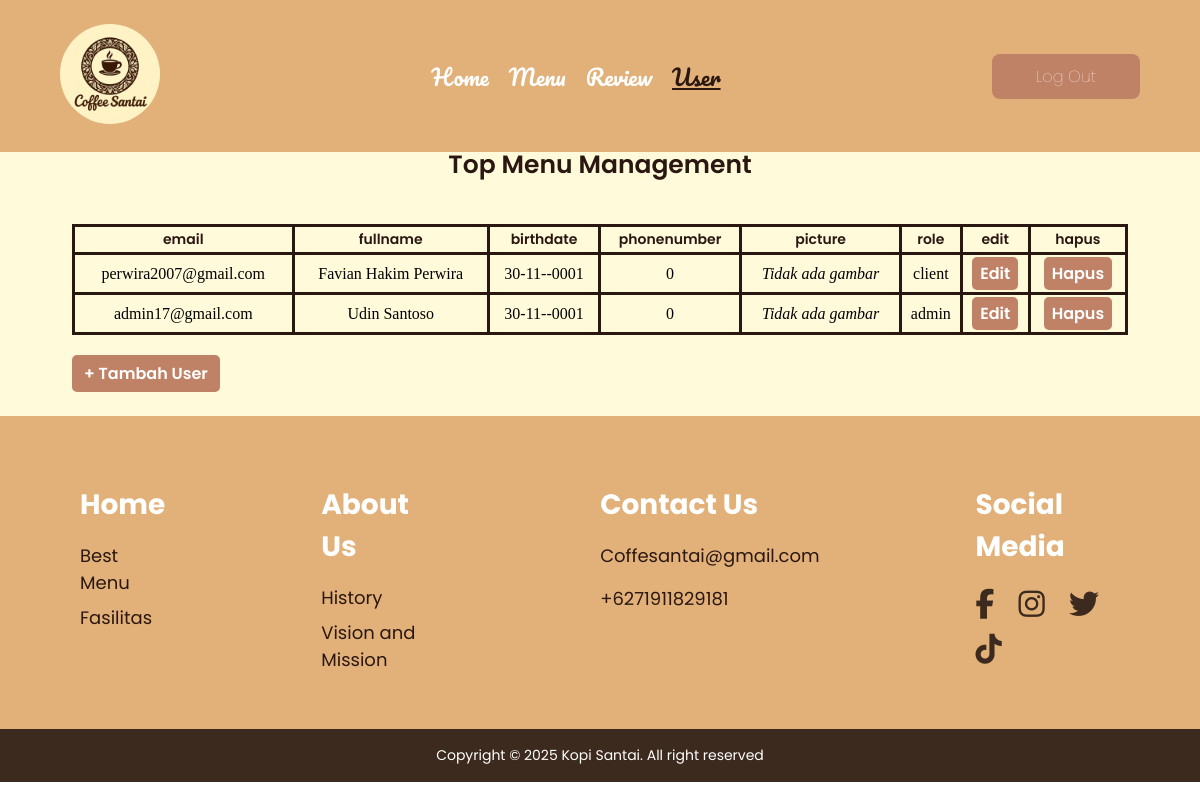
Screenshot of /admin/user.php (signed in) with the database file from the repository.
### tables this page shows
CREATE TABLE `users` (
  `id` int(11) NOT NULL,
  `email` varchar(100) NOT NULL,
  `password` varchar(100) NOT NULL,
  `fullname` varchar(100) NOT NULL,
  `birthdate` date NOT NULL,
  `phonenumber` int(100) NOT NULL,
  `picture` varchar(100) NOT NULL,
  `role` varchar(100) NOT NULL
);

### admin/user.php (the view, shortened to what this page needs)
<?php
    require_once __DIR__ . '/../inc/db.php';
    $sql = "SELECT * FROM users";
    $result = $conn->query($sql);
    $users = [];
    if ($result && $result->num_rows > 0) {
            $users = $result->fetch_all(MYSQLI_ASSOC);
    } else {
            "data not found";
    }
?>
<!DOCTYPE html>
<html lang="en">
<head>
    <link rel="stylesheet" href="../css/ad.css">
    <link rel="stylesheet" href="https://cdnjs.cloudflare.com/ajax/libs/font-awesome/6.5.0/css/all.min.css"/>
</head>
<body>
    <header class="header">
        <div class="logo">
            <img src="../image/logo.jpg" alt="Logo" width="100" height="100">
        </div>
        <nav class="navbar">
            <a href="index.php">Home</a>
            <a href="menu.php">Menu</a>
            <a href="review.php">Review</a>
            <a href="user.php" class="active">User</a>
        </nav>
        <div class="logout">
            <a href="logout.php">Log Out</a>
        </div>
    </header>
    <main class="main">
        <div class="section-header">
            <h2>Top Menu Management</h2>
        </div>
        <table class="table" border="1" cellspacing="0" cellpadding="8">
            <tr>
                <td><h3>email</h3></td>
                <td><h3>fullname</h3></td>
                <td><h3>birthdate</h3></td>
                <td><h3>phonenumber</h3></td>
                <td><h3>picture</h3></td>
                <td><h3>role</h3></td>
                <td><h3>edit</h3></td>
                <td><h3>hapus</h3></td>
            </tr>
            <?php if (!empty($users)): ?>
                <?php foreach ($users as $user): ?>
                    <tr>
                        <td><?= htmlspecialchars($user['email']); ?></td>
                        <td><?= htmlspecialchars($user['fullname']); ?></td>
                        <td><?= date('d-m-Y', strtotime($user['birthdate']));?></td>
                        <td><?= number_format($user['phonenumber'], 0, ',', '.'); ?></td>
                        <td>
                            <?php if (!empty($menu['gambar'])): ?>
                                <img src="../image/<?= htmlspecialchars($user['gambar']); ?>" alt="Gambar" width="80">
                            <?php else: ?>
                                <em>Tidak ada gambar</em>
                            <?php endif; ?>
                        </td>
                        <td><?= htmlspecialchars($user['role']); ?></td>
                        <td><a href="edit_top_menu.php?id=<?= $user['id']; ?>">Edit</a></td>
                        <td><a href="delete_user.php?id=<?= $user['id']; ?>">Hapus</a></td>
                    </tr>
                <?php endforeach; ?>
            <?php else: ?>
                <tr>
                    <td colspan="4" style="text-align:center;">Tidak ada data ditemukan</td>
                </tr>
            <?php endif; ?>
        </table>
        <div class="add-menu">
            <a href="add_top_menu.php" class="btn-add">+ Tambah User</a>
        </div>
    </main>
    <footer class="footer">
        <div class="footer-container">
            <div class="footer-column">
            <h3>Home</h3>
            <ul>
                <li><a href="#">Best Menu</a></li>
                <li><a href="#">Fasilitas</a></li>
            </ul>
            </div>
            <div class="footer-column">
            <h3>About Us</h3>
            <ul>
                <li><a href="#">History</a></li>
                <li><a href="#">Vision and Mission</a></li>
            </ul>
            </div>
            <div class="footer-column">
            <h3>Contact Us</h3>
            <p><a href="mailto:coffesantai@gmail.com">Coffesantai@gmail.com</a></p>
            <p><a href="tel:+6271911829181">+6271911829181</a></p>
            </div>
            <div class="footer-column">
            <h3>Social Media</h3>
            <div class="social-icons">
                <a href="#"><i class="fab fa-facebook-f"></i></a>
                <a href="#"><i class="fab fa-instagram"></i></a>
                <a href="#"><i class="fab fa-twitter"></i></a>
                <a href="#"><i class="fab fa-tiktok"></i></a>
            </div>
            </div>
        </div>
        <div class="footer-bottom">
            <p>Copyright © 2025 Kopi Santai. All right reserved</p>
        </div>
    </footer>
</body>
</html>

### css/ad.css (style rules this page uses)
body { margin: 0; padding: 0; }
.header { top: 0; left: 0; background-color: #E2B179; position: fixed; width: 100%; height: 19%; display: flex; justify-content: space-between; padding: 0 5%; align-items: center; box-sizing: border-box; z-index: 100; }
.logo img { border-radius: 50%; }
.navbar { display: flex; gap: 20px; }
.navbar a { font-family: Pacifico; font-size: 22px; color: #ffffff; text-decoration: none; font-weight: 500; transition: 0.8s; }
.navbar a:hover, .navbar a.active { color: #2B1712; font-weight: 200; text-decoration: underline; }
.logout { width: 10%; padding: 10px 20px; background-color: #C08267; color: #fff; font-family: 'Poppins', sans-serif; font-weight: 600; border-radius: 8px; cursor: pointer; transition: 0.8s; text-decoration: none; display: flex; justify-content: center; align-items: center; transition: 0.8s; }
.logout a { color: #fff; text-decoration: none; font-family: 'Poppins', sans-serif; font-weight: 1; }
.main { margin-top: 8.5%; padding: 2% 6%; background-color: #FFFADA; height: auto; }
.section-header { text-align: center; padding: 20px; color: #2B1712; }
.section-header h2 { font-family: 'Poppins', sans-serif; font-size: 25px; margin: 0; padding: 0; font-weight: 600; color: #2B1712; }
.table { width: 100%; border-collapse: collapse; margin-top: 20px; border: 3px solid #2B1712; }
td { padding: 2px; text-align: center; border: 3px solid #2B1712; }
td h3 { font-family: 'Poppins', sans-serif; font-size: 14px; margin: 0; padding: 0; font-weight: 600; color: #2B1712; }
td a { display: inline-block; padding: 4px 8px; background-color: #C08267; color: #fff; text-decoration: none; font-family: 'Poppins', sans-serif; font-weight: 600; border-radius: 5px; transition: background-color 0.5s; }
.add-menu { display: inline-block; margin-top: 20px; padding: 6px 12px; background-color: #C08267; color: #fff; text-decoration: none; font-family: 'Poppins', sans-serif; font-weight: 600; border-radius: 5px; transition: background-color 0.5s; }
.add-menu a { color: #fff; text-decoration: none; }
.footer { background-color: #e2b179; color: #fff; font-family: 'Poppins', sans-serif; }
.footer-container { display: flex; padding: 40px 80px 20px; justify-content: flex-start; gap: 15%; }
.footer-column h3 { font-size: 28px; margin-bottom: 15px; }
.footer-column ul { list-style: none; padding: 0; }
.footer-column ul li { margin-bottom: 8px; }
.footer-column a { text-decoration: none; font-size: 18px; color: #2B1712; transition: 0.3s; }
.social-icons a { margin-right: 20px; font-size: 30px; color: #3c2a1e; transition: 0.3s; }
.footer-bottom { background-color: #3c2a1e; color: #fff; text-align: center; padding: 0; font-size: 14px; margin-top: 20px; padding: 2px 0; }

### rows the page displays
users: email "perwira2007@gmail.com", fullname "Favian Hakim Perwira", birthdate "30-11--0001", phonenumber "0", role "client"
users: email "admin17@gmail.com", fullname "Udin Santoso", birthdate "30-11--0001", phonenumber "0", role "admin"
